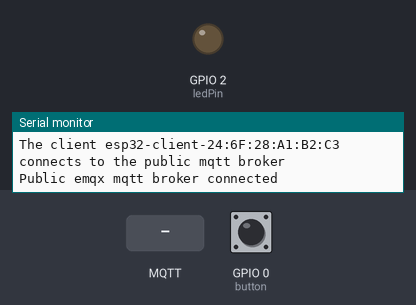
Bench run of a program on a simulated ESP32. Parts: output pins drawn as LEDs (lit = HIGH), the last lines printed to the serial monitor. The test bench sets the inputs (shaded band); at power-on: GPIO 0 (button) HIGH. WiFi joins after 1.5 s; servers stay silent unless stated; no MQTT or app messages arrive unless stated.

Above: at 2.7 s.
2.8 s: MQTT message "on" arrives on the first subscribed topic
At 3.7 s:
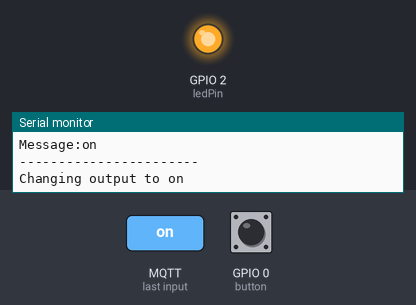
5.8 s: MQTT message "off" arrives on the first subscribed topic
At 6.2 s:
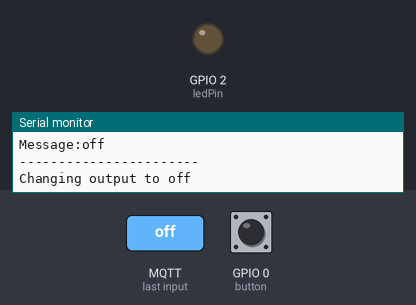
Timing chart, 0 to 8.8 s (numbered marks = the images above; inputs shaded):
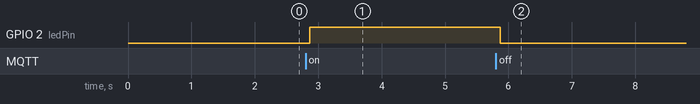

Measured:
- after the input at 2.8 s, GPIO 2 (ledPin): LOW → HIGH after 0.07 s
- after the input at 5.8 s, GPIO 2 (ledPin): HIGH → LOW after 0.07 s

The program:

main.cpp
```cpp
#include <WiFi.h>
#include <PubSubClient.h>

const int ledPin = 2;
const int button = 0;
bool buttonDown = false;
bool ledOn = false;

// WiFi
const char *ssid = "C1-9"; // Enter your WiFi name
const char *password = "zxcvbnm9";  // Enter WiFi password

// MQTT Broker
const char *mqtt_broker = "broker.emqx.io";
const char *topic_1 = "esp32/button_0";
const char *topic_2 = "esp32/led_2";
const char *mqtt_username = "emqx";
const char *mqtt_password = "public";
const int mqtt_port = 1883;

WiFiClient espClient;
PubSubClient client(espClient);

void callback(char *topic, byte *payload, unsigned int length) {
     String messageTemp;

     Serial.print("Message arrived in topic: ");
     Serial.println(topic);
     Serial.print("Message:");
     for (int i = 0; i < length; i++) {
          Serial.print((char) payload[i]);
          messageTemp += (char)payload[i];
     }
     Serial.println();
     Serial.println("-----------------------");

     if (String(topic) == "esp32/led_2") {
          Serial.print("Changing output to ");
          if(messageTemp == "on"){
               Serial.println("on");
               digitalWrite(ledPin, HIGH);
          }
          else if(messageTemp == "off"){
               Serial.println("off");
               digitalWrite(ledPin, LOW);
          }
     }
}
void wifi_setup(){
     // connecting to a WiFi network
     WiFi.begin(ssid, password);
     while (WiFi.status() != WL_CONNECTED) {
          delay(500);
          Serial.println("Connecting to WiFi..");
     }
     Serial.println("Connected to the WiFi network");
}

void connect_to_mqqt_broker(){
     //connecting to a mqtt broker
     while (!client.connected()) {
          String client_id = "esp32-client-";
          client_id += String(WiFi.macAddress());
          Serial.printf("The client %s connects to the public mqtt broker\n", client_id.c_str());
          if (client.connect(client_id.c_str(), mqtt_username, mqtt_password)) {
               Serial.println("Public emqx mqtt broker connected");
          }
          else {
               Serial.print("failed with state ");
               Serial.print(client.state());
               delay(2000);
          }
     }
}

void button_check(){
     if (digitalRead(0)){
          // detect the transition from low to high
          if (!buttonDown){
               buttonDown = true;
               // toggle the LED state
               ledOn = !ledOn;
               // digitalWrite(ledPin, ledOn);
               // send a message to everyone else
               if (ledOn){
                    client.publish(topic_1, "on");
               }
               else{
                    client.publish(topic_1, "off");
               }
          }
          // delay to avoid bouncing
          delay(100);
     }
     else{
          // reset the button state
          buttonDown = false;
     }
}

void setup() {
     pinMode(ledPin, OUTPUT);
     pinMode(button, INPUT_PULLUP);
     Serial.begin(115200);
     wifi_setup();
     client.setServer(mqtt_broker, mqtt_port);
     client.setCallback(callback);
     connect_to_mqqt_broker();

     // publish and subscribe
     client.publish(topic_1, "Hi EMQX I'm ESP32 ^^");
     client.subscribe(topic_2);
}

void loop() {
     if (!client.connected()) {
          connect_to_mqqt_broker();
     }
     client.loop();
     button_check();
}
```
